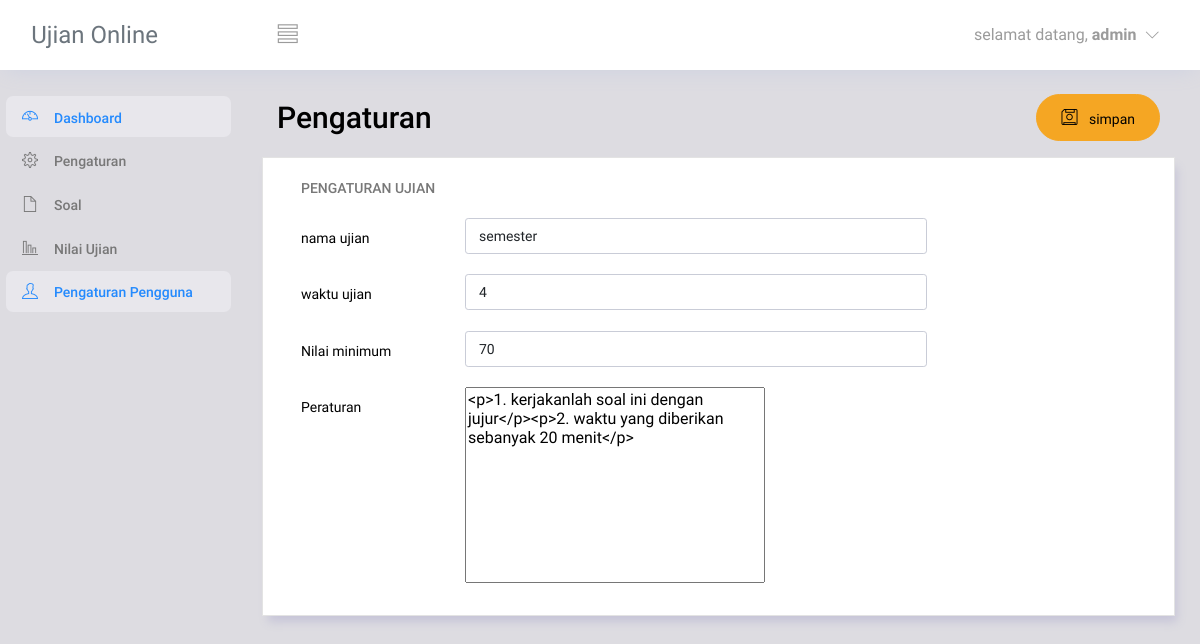
The app's page /pengaturan/index.php (signed in) with its own data.
### tables this page shows
CREATE TABLE `tbl_pengaturan` (
  `id` int(11) NOT NULL,
  `nama_ujian` varchar(100) NOT NULL,
  `waktu` int(11) NOT NULL,
  `nilai_minimal` int(11) NOT NULL,
  `peraturan` text NOT NULL
);

### pengaturan/index.php (the view, shortened to what this page needs)
<?php
require "../config.php";
require "../template/header.php";
require "../template/navbar.php";
require "../template/sidebar.php";
$query = mysqli_query($koneksi, "SELECT * FROM tbl_pengaturan");
$row = mysqli_fetch_assoc($query);
?>
<div class="main-panel">
    <div class="content-wrapper">
        <form action="proses-pengaturan.php" method="post">
            <div class="row">
                <div class="col-md-12 grid-margin mb-3">
                    <div class="d-flex justify-content-between align-items-center">
                        <div>
                            <h3 class="font-weight-bold mb-0">Pengaturan</h3>
                        </div>
                        <div>
                            <button type="submit" name="save" class="btn btn-warning btn-icon-text btn-rounded">
                                <i class="ti-save-alt btn-icon-prepend"></i> simpan
                            </button>
                        </div>
                    </div>
                </div>
                <div class="card">
                    <div class="card-body">
                        <p class="card-title">Pengaturan ujian</p>
                        <div class="col-md-9">
                            <div class="form-group row mb-2">
                                <label for="nama" class="col-form-label-sm col-sm col-sm-3">nama ujian</label>
                                <div class="col-sm-9">
                                    <input type="text" class="form-control form-control-sm" id="nama" placeholder="nama ujian" name="nama" value="<?= $row['nama_ujian'] ?>" required>
                                </div>
                            </div>
                            <div class="form-group row mb-2">
                                <label for="nama" class="col-form-label-sm col-sm col-sm-3">waktu ujian</label>
                                <div class="col-sm-9">
                                    <input type="text" class="form-control form-control-sm" id="waktu" placeholder="waktu" pattern="[0-9]+" title="hanya angka" name="waktu" value="<?= $row['waktu'] ?>" required>
                                </div>
                            </div>
                            <div class="form-group row mb-2">
                                <label for="nama" class="col-form-label-sm col-sm col-sm-3">Nilai minimum</label>
                                <div class="col-sm-9">
                                    <input type="text" class="form-control form-control-sm" id="minimum" placeholder="minimal nilai kelulusan" pattern="[0-9]+" title="hanya angka" name="minimum" value="<?= $row['nilai_minimal'] ?>" required>
                                </div>
                            </div>
                            <div class="form-group row mb-2">
                                <label for="nama" class="col-form-label-sm col-sm col-sm-3">Peraturan</label>
                                <div class="col-sm-9">
                                    <textarea name="peraturan" id="editor" cols="30" rows="10"><?= $row['peraturan'] ?></textarea>
                                </div>
                            </div>
                        </div>
                    </div>
                </div>
            </div>
        </form>
    </div>
</div>
<?php
require "../template/footer.php";
?>

### records on screen
tbl_pengaturan: nama "semester", waktu "4", minimum "70", peraturan "<p>1. kerjakanlah soal ini dengan jujur</p><p>2. waktu yang diberikan sebanyak 20 menit</p>"

### other values on screen
$_SESSION['ssUser'] "admin"
